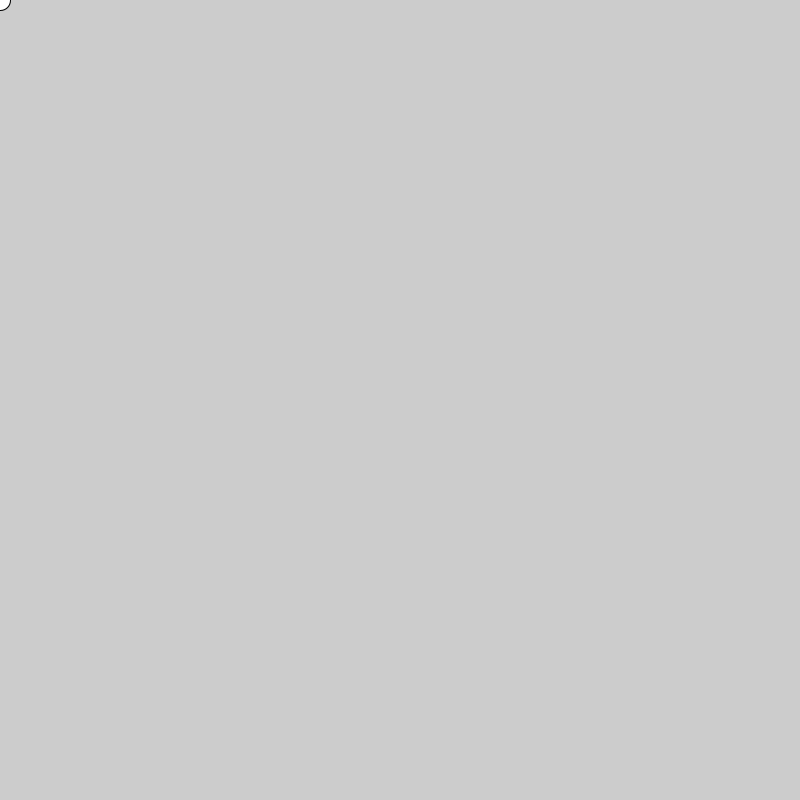
Frame 1 (no input)
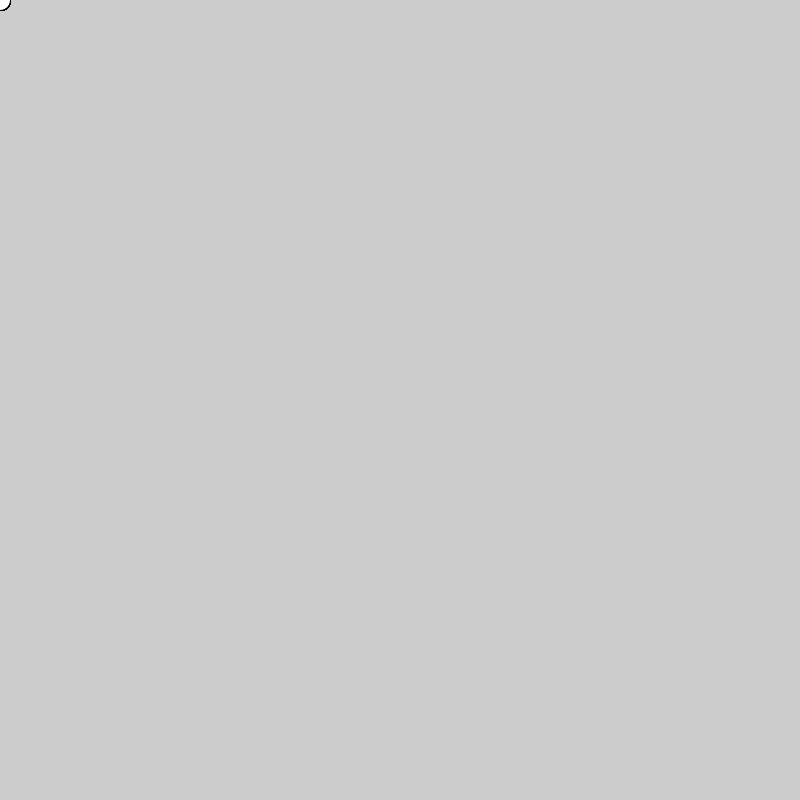
Frame 60 (the mouse pressed at the canvas centre just before this capture)
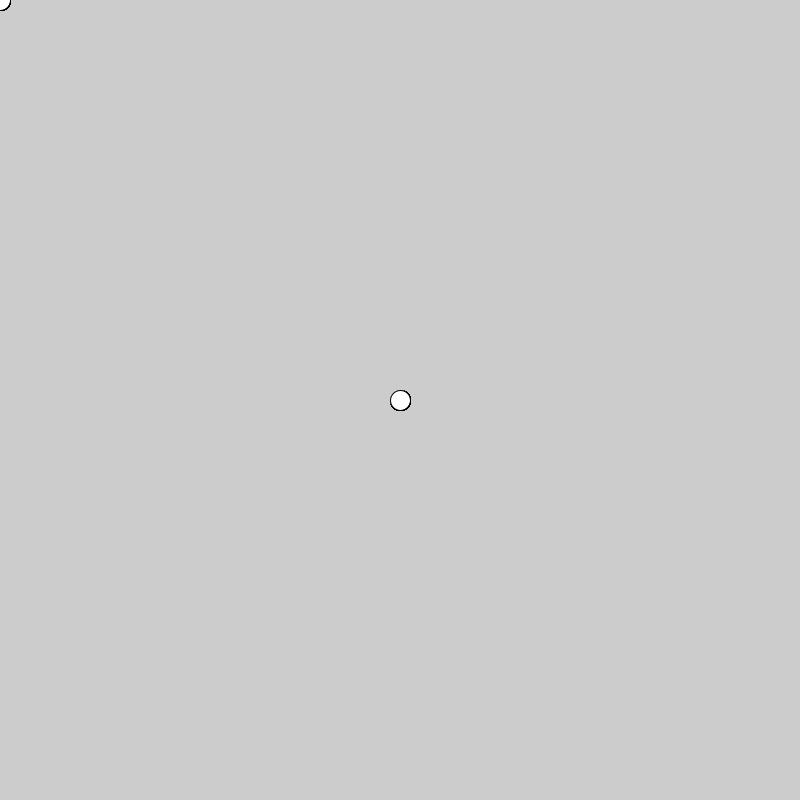
Frame 120 (the mouse held since frame 60 and released just before this capture)

The Processing sketch that drew these frames (run headless with seeded random() and noise(); from frame 60 on, the mouse is pressed at the canvas centre):

// Processing sketch: sketch_160920cclass
// ── sketch_160920cclass.pde
// just drawing many round shapes

void setup() {
 size(800, 800);
 map(mouseX, 0, 800, 300, 678);
}

void draw() {
ellipse(mouseX, mouseY, 20, 20);
}
